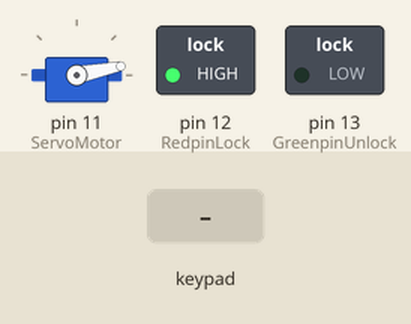
Bench run of a sketch on a simulated Arduino Uno, built with avr-gcc and run on an emulated ATmega328P. Parts: servo, switched loads named in the sketch (green lamp = pin HIGH). Inputs (shaded band) come from the test bench.

Above: at 1.2 s.
1.3 s: keypad keys 2 5 8 pressed 0.4 s apart
At 3.4 s:
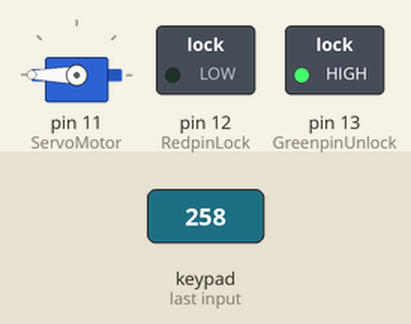
4.0 s: key '*' pressed
At 5.1 s:
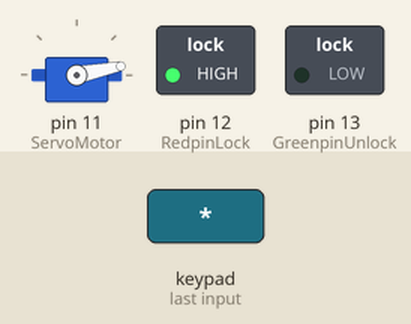
Timing chart, 0 to 7.0 s (numbered marks = the images above; inputs shaded):
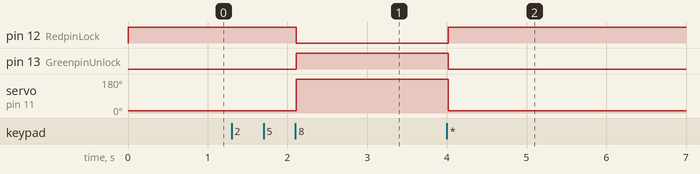

The sketch:

Arduino_Keypad_Lock_Code__1_.ino
```cpp
//THIS IS 4x4 KEYPAD DOOR LOCK SYSTEM

#include <Servo.h>    // USING SERVO LIBRARY
#include <Keypad.h>     //USING KEYPAD LIBRARY YOU CAN DOWNLOAD IT ONLINE

Servo ServoMotor;
char* password = "258";  // change the password here, just pick any 3 numbers
int position = 0;
const byte ROWS = 4;      //DEFINING  NO. OF ROWS
const byte COLS = 4;      // DEFINING NO. OF COLUMNS
char keys[ROWS][COLS] = {
{'1','2','3','A'},
{'4','5','6','B'},
{'7','8','9','C'},
{'*','0','#','D'}
};

byte rowPins[ROWS] = { 8, 7, 6, 9 };       // CONNECT ROW(8,7,6,5) PINS TO ARDUINO PINS NO.(8,7,6,9)
byte colPins[COLS] = { 5, 4, 3, 2 };        //CONNECT COLUMN(4,3,2,1) PINS TO ARDUINO PINS NO.(5,4,3,2)
Keypad keypad = Keypad( makeKeymap(keys), rowPins, colPins, ROWS, COLS );
int RedpinLock = 12;         // CONNECT AN RED LED TO THIS PIN
int GreenpinUnlock = 13;         // CONNECT AN GREEN LED TO THIS PIN

void setup()
{
pinMode(RedpinLock, OUTPUT);
pinMode(GreenpinUnlock, OUTPUT);
ServoMotor.attach(11);
LockedPosition(true);
}

void loop()
{
char key = keypad.getKey();
if (key == '*' || key == '#')        //TO CLOSE THE DOOR PRESS THIS KEYS
{
position = 0;
LockedPosition(true);
}
if (key == password[position])
{
position ++;
}
if (position == 3)
{
LockedPosition(false);
}
delay(100);
}
void LockedPosition(int locked)
{
if (locked)
{
digitalWrite(RedpinLock, HIGH);
digitalWrite(GreenpinUnlock, LOW);
ServoMotor.write(11);
}
else
{
digitalWrite(RedpinLock, LOW);
digitalWrite(GreenpinUnlock, HIGH);
ServoMotor.write(180);        //YOU CAN ADJUST THE DEGREE OF ROTATION OF AN SERVO MOTOR
}
}
// THANKS
```

Measured:
- after the input at 1.3 s, pin 12 (RedpinLock): HIGH → LOW after 0.81 s; pin 13 (GreenpinUnlock): LOW → HIGH after 0.81 s; servo on pin 11 (ServoMotor): 11° → 180° after 0.81 s
- after the input at 4.0 s, pin 12 (RedpinLock): LOW → HIGH at once; pin 13 (GreenpinUnlock): HIGH → LOW at once; servo on pin 11 (ServoMotor): 180° → 11° at once
